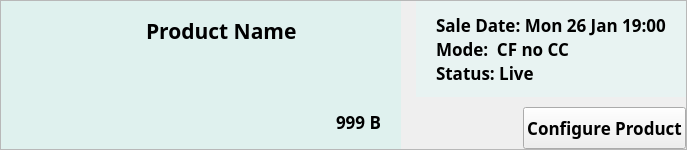
                 <widget class="QFrame" name="product_box_2">
                  <property name="sizePolicy">
                   <sizepolicy hsizetype="Preferred" vsizetype="Fixed">
                    <horstretch>0</horstretch>
                    <verstretch>0</verstretch>
                   </sizepolicy>
                  </property>
                  <property name="minimumSize">
                   <size>
                    <width>0</width>
                    <height>150</height>
                   </size>
                  </property>
                  <property name="maximumSize">
                   <size>
                    <width>16777215</width>
                    <height>150</height>
                   </size>
                  </property>
                  <property name="autoFillBackground">
                   <bool>false</bool>
                  </property>
                  <property name="frameShape">
                   <enum>QFrame::StyledPanel</enum>
                  </property>
                  <property name="frameShadow">
                   <enum>QFrame::Raised</enum>
                  </property>
                  <layout class="QHBoxLayout" name="horizontalLayout_32">
                   <property name="spacing">
                    <number>0</number>
                   </property>
                   <property name="leftMargin">
                    <number>0</number>
                   </property>
                   <property name="topMargin">
                    <number>0</number>
                   </property>
                   <property name="rightMargin">
                    <number>0</number>
                   </property>
                   <property name="bottomMargin">
                    <number>0</number>
                   </property>
                   <item>
                    <layout class="QHBoxLayout" name="horizontalLayout_33">
                     <property name="spacing">
                      <number>15</number>
                     </property>
                     <item>
                      <widget class="QFrame" name="product_frame_6">
                       <property name="minimumSize">
                        <size>
                         <width>400</width>
                         <height>0</height>
                        </size>
                       </property>
                       <property name="maximumSize">
                        <size>
                         <width>500</width>
                         <height>16777215</height>
                        </size>
                       </property>
                       <property name="styleSheet">
                        <string notr="true">QFrame {
    background-color:#DFF1EE;
	border: none;
}</string>
                       </property>
                       <property name="frameShape">
                        <enum>QFrame::StyledPanel</enum>
                       </property>
                       <property name="frameShadow">
                        <enum>QFrame::Raised</enum>
                       </property>
                       <layout class="QHBoxLayout" name="horizontalLayout_34">
                        <property name="spacing">
                         <number>15</number>
                        </property>
                        <property name="leftMargin">
                         <number>20</number>
                        </property>
                        <property name="topMargin">
                         <number>15</number>
                        </property>
                        <property name="rightMargin">
                         <number>20</number>
                        </property>
                        <property name="bottomMargin">
                         <number>15</number>
                        </property>
                        <item>
                         <widget class="QLabel" name="product_image_label_6">
                          <property name="maximumSize">
                           <size>
                            <width>110</width>
                            <height>110</height>
                           </size>
                          </property>
                          <property name="styleSheet">
                           <string notr="true"/>
                          </property>
                          <property name="text">
                           <string/>
                          </property>
                          <property name="pixmap">
                           <pixmap resource="../../../public/images/post_images/post_images.qrc">:/post_images/IMG_7102.jpg</pixmap>
                          </property>
                          <property name="scaledContents">
                           <bool>true</bool>
                          </property>
                         </widget>
                        </item>
                        <item>
                         <widget class="QFrame" name="frame_11">
                          <property name="frameShape">
                           <enum>QFrame::StyledPanel</enum>
                          </property>
                          <property name="frameShadow">
                           <enum>QFrame::Raised</enum>
                          </property>
                          <layout class="QVBoxLayout" name="verticalLayout_30">
                           <property name="leftMargin">
                            <number>0</number>
                           </property>
                           <property name="topMargin">
                            <number>0</number>
                           </property>
                           <property name="rightMargin">
                            <number>0</number>
                           </property>
                           <property name="bottomMargin">
                            <number>0</number>
                           </property>
                           <item>
                            <widget class="QLabel" name="product_name_label_6">
                             <property name="sizePolicy">
                              <sizepolicy hsizetype="Preferred" vsizetype="Maximum">
                               <horstretch>0</horstretch>
                               <verstretch>0</verstretch>
                              </sizepolicy>
                             </property>
                             <property name="font">
                              <font>
                               <family>Manrope</family>
                               <pointsize>16</pointsize>
                               <weight>75</weight>
                               <bold>true</bold>
                              </font>
                             </property>
                             <property name="text">
                              <string>Product Name</string>
                             </property>
                            </widget>
                           </item>
                           <item>
                            <spacer name="verticalSpacer_14">
                             <property name="orientation">
                              <enum>Qt::Vertical</enum>
                             </property>
                             <property name="sizeHint" stdset="0">
                              <size>
                               <width>20</width>
                               <height>40</height>
                              </size>
                             </property>
                            </spacer>
                           </item>
                           <item>
                            <widget class="QLabel" name="price_label_6">
                             <property name="font">
                              <font>
                               <family>Manrope</family>
                               <pointsize>13</pointsize>
                               <weight>75</weight>
                               <bold>true</bold>
                              </font>
                             </property>
                             <property name="text">
                              <string>999 B</string>
                             </property>
                             <property name="alignment">
                              <set>Qt::AlignRight|Qt::AlignTrailing|Qt::AlignVCenter</set>
                             </property>
                            </widget>
                           </item>
                          </layout>
                         </widget>
                        </item>
                       </layout>
                      </widget>
                     </item>
                     <item>
                      <layout class="QVBoxLayout" name="verticalLayout_31">
                       <property name="spacing">
                        <number>10</number>
                       </property>
                       <item>
                        <widget class="QFrame" name="info_frame_6">
                         <property name="minimumSize">
                          <size>
                           <width>0</width>
                           <height>0</height>
                          </size>
                         </property>
                         <property name="maximumSize">
                          <size>
                           <width>16777215</width>
                           <height>120</height>
                          </size>
                         </property>
                         <property name="styleSheet">
                          <string notr="true">QFrame {
    background-color:#E8F3F2;
	border: none;
}</string>
                         </property>
                         <property name="frameShape">
                          <enum>QFrame::StyledPanel</enum>
                         </property>
                         <property name="frameShadow">
                          <enum>QFrame::Raised</enum>
                         </property>
                         <layout class="QVBoxLayout" name="verticalLayout_32">
                          <property name="spacing">
                           <number>0</number>
                          </property>
                          <property name="leftMargin">
                           <number>20</number>
                          </property>
                          <property name="topMargin">
                           <number>12</number>
                          </property>
                          <property name="rightMargin">
                           <number>20</number>
                          </property>
                          <property name="bottomMargin">
                           <number>12</number>
                          </property>
                          <item>
                           <widget class="QLabel" name="sale_date_label_6">
                            <property name="font">
                             <font>
                              <family>Manrope</family>
                              <pointsize>13</pointsize>
                              <weight>75</weight>
                              <bold>true</bold>
                             </font>
                            </property>
                            <property name="text">
                             <string>Sale Date: Mon 26 Jan 19:00</string>
                            </property>
                           </widget>
                          </item>
                          <item>
                           <widget class="QLabel" name="mode_label_6">
                            <property name="font">
                             <font>
                              <family>Manrope</family>
                              <pointsize>13</pointsize>
                              <weight>75</weight>
                              <bold>true</bold>
                             </font>
                            </property>
                            <property name="text">
                             <string>Mode:  CF no CC</string>
                            </property>
                           </widget>
                          </item>
                          <item>
                           <widget class="QLabel" name="status_label_6">
                            <property name="font">
                             <font>
                              <family>Manrope</family>
                              <pointsize>13</pointsize>
                              <weight>75</weight>
                              <bold>true</bold>
                             </font>
                            </property>
                            <property name="text">
                             <string>Status: Live</string>
                            </property>
                           </widget>
                          </item>
                         </layout>
                        </widget>
                       </item>
                       <item>
                        <layout class="QHBoxLayout" name="horizontalLayout_35">
                         <property name="spacing">
                          <number>14</number>
                         </property>
                         <item>
                          <spacer name="horizontalSpacer_6">
                           <property name="orientation">
                            <enum>Qt::Horizontal</enum>
                           </property>
                           <property name="sizeHint" stdset="0">
                            <size>
                             <width>40</width>
                             <height>20</height>
                            </size>
                           </property>
                          </spacer>
                         </item>
                         <item>
                          <widget class="QPushButton" name="view_product_button_6">
                           <property name="sizePolicy">
                            <sizepolicy hsizetype="MinimumExpanding" vsizetype="Minimum">
                             <horstretch>0</horstretch>
                             <verstretch>0</verstretch>
                            </sizepolicy>
                           </property>
                           <property name="minimumSize">
                            <size>
                             <width>0</width>
                             <height>30</height>
                            </size>
                           </property>
                           <property name="font">
                            <font>
                             <family>Manrope</family>
                             <pointsize>13</pointsize>
                             <weight>75</weight>
                             <bold>true</bold>
                            </font>
                           </property>
                           <property name="text">
                            <string>Configure Product</string>
                           </property>
                          </widget>
                         </item>
                        </layout>
                       </item>
                      </layout>
                     </item>
                    </layout>
                   </item>
                  </layout>
                 </widget>
